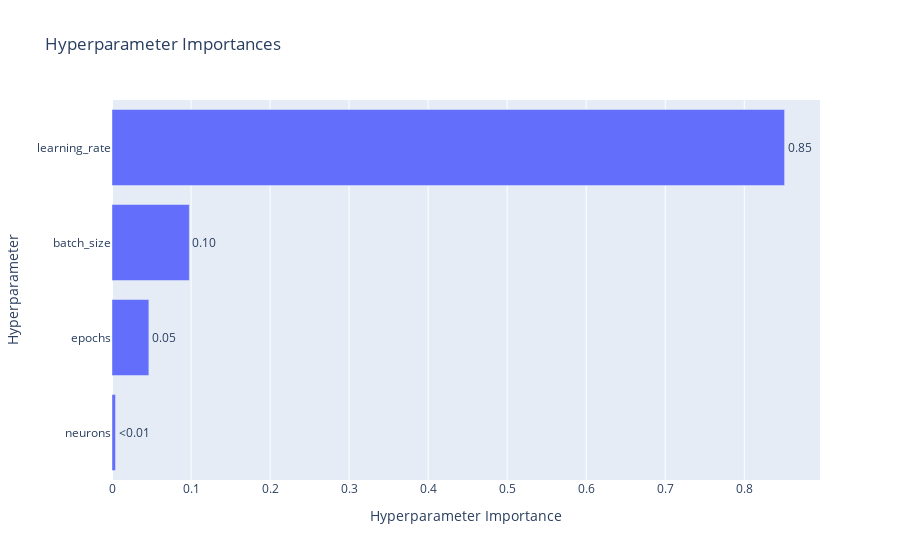
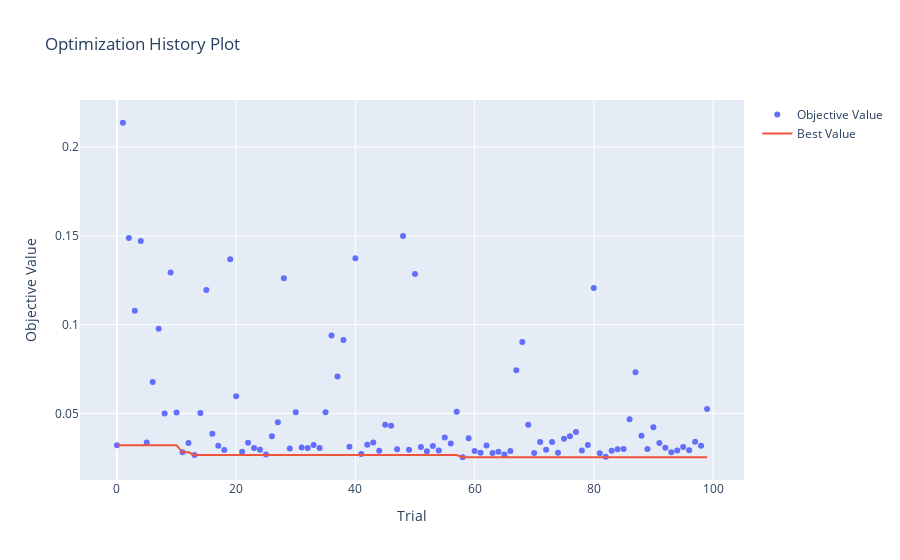
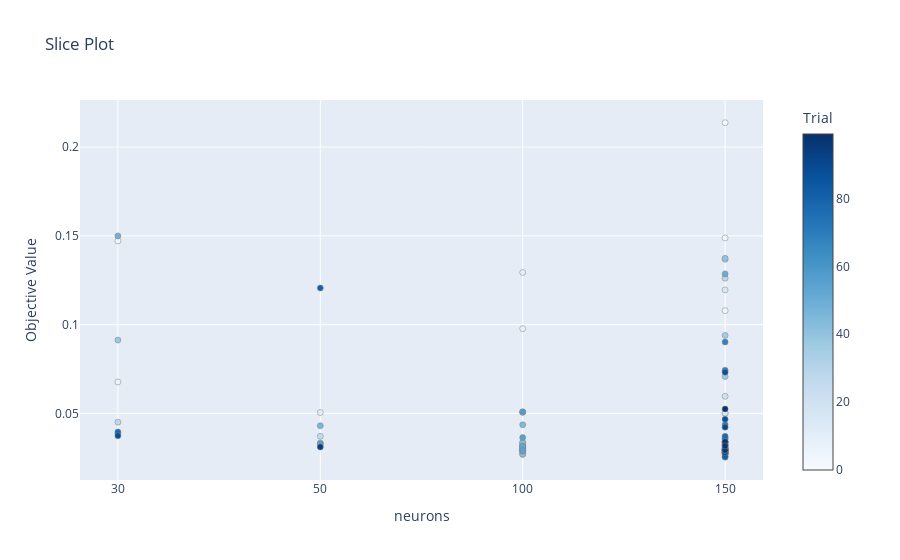
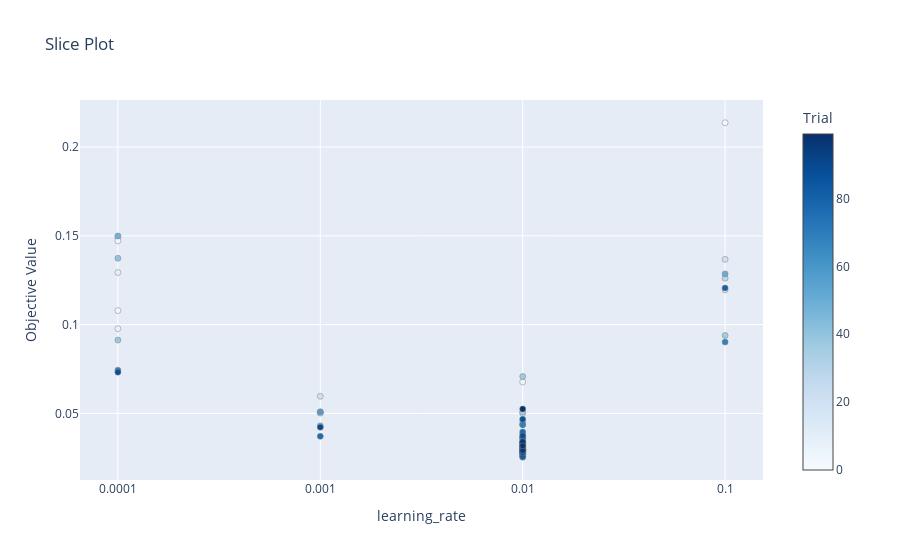

Source (notebook cell) for these figures, in order:
### Markdown cell above
### Table for Hyperparameter Comparison

### Code cell
# Hyperparameter importance
hyperparam_importance = ov.plot_param_importances(study)
hyperparam_importance.show()

# Optimization history
opt_history = ov.plot_optimization_history(study)
opt_history.show()

# Slice plots for all hyperparameters
for param in study.best_params.keys():
    slice_plot = ov.plot_slice(study, params=[param])
    slice_plot.show()
